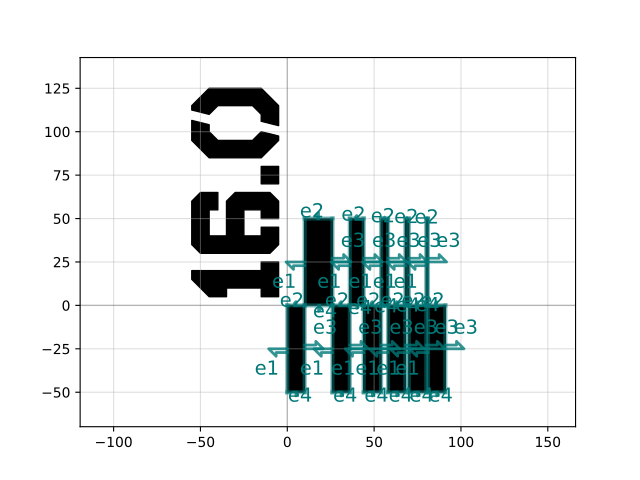

This figure's Python source:
import gdsfactory as gf

c = gf.components.litho_steps(line_widths=(1.0, 2.0, 4.0, 8.0, 16.0), line_spacing=10.0, height=100.0, layer='WG')
c.plot()
